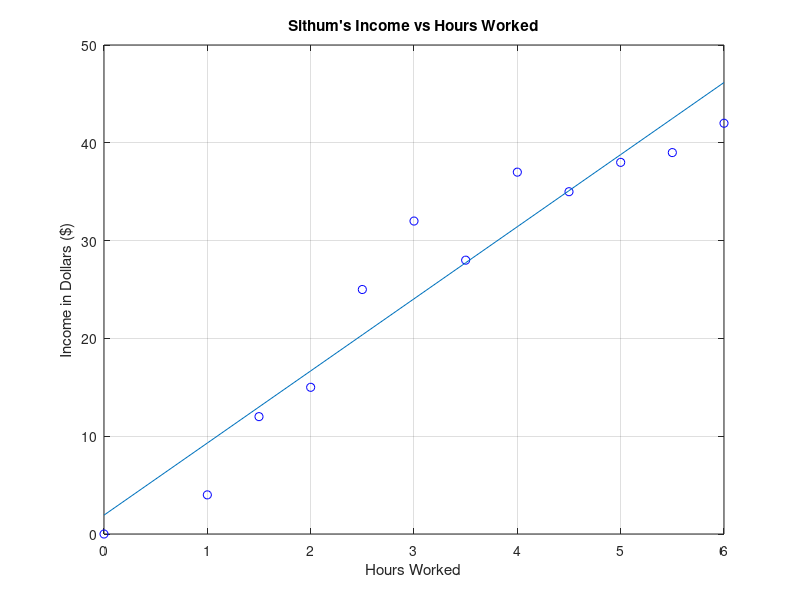

MATLAB code to generate this figure:
% Command to clears all variables and resets the workspace
clear all

% Command to clear the command window
clc

% Defining a row vector to represent the hours Sithum worked
hours = [0 1 1.5 2 2.5 3 3.5 4 4.5 5 5.5 6]

% Defining a row vector to represent the income Sithum earned
income = [0 4 12 15 25 32 28 37 35 38 39 42]

% Fit a linear polynomial (degree 1) to the hours and income data
model = polyfit(hours, income, 1)

% Predict income values using the fitted model
predict = polyval(model, hours)

% Plot hours vs income with blue circles
plot(hours, income, 'bo')

% Retain the current plot
hold on

% Plot the predicted income values against hours worked
plot(hours, predict)

% Set the title of the plot
title("Sithum's Income vs Hours Worked")

% Label the x-axis
xlabel('Hours Worked')

% Label the y-axis
ylabel('Income in Dollars ($)')

% Enable grid lines on the plot
grid on

% Release the current plot
hold off

% Predict income for 4.15 working hours
predicted_income = polyval(model, 4.15)

% Calculate working hours for $50 income
working_hours = (50 - model(2)) / model(1)

## The estimated model (For Income):  (7.3728 x hours) + 1.9290
## Predicted_Income = 32.526
## Working_hours = 6.5201

